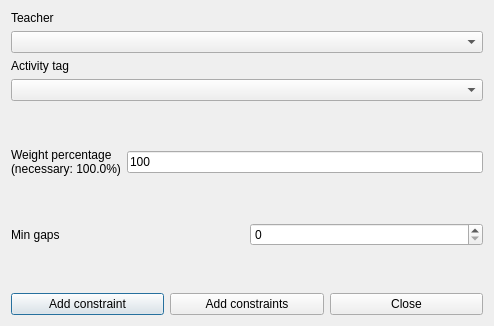
<?xml version="1.0" encoding="UTF-8"?>
<ui version="4.0">
 <class>AddConstraintTeacherMinGapsBetweenActivityTagBetweenMorningAndAfternoonForm_template</class>
 <widget class="QDialog" name="AddConstraintTeacherMinGapsBetweenActivityTagBetweenMorningAndAfternoonForm_template">
  <property name="geometry">
   <rect>
    <x>0</x>
    <y>0</y>
    <width>494</width>
    <height>326</height>
   </rect>
  </property>
  <property name="windowTitle">
   <string extracomment="This is the title of the dialog to add a new constraint of this type">Add teacher min gaps between activity tag between morning and afternoon</string>
  </property>
  <layout class="QVBoxLayout" name="verticalLayout_2">
   <item>
    <layout class="QVBoxLayout" name="verticalLayout">
     <item>
      <widget class="QLabel" name="teachersTextLabel">
       <property name="frameShape">
        <enum>QFrame::NoFrame</enum>
       </property>
       <property name="frameShadow">
        <enum>QFrame::Plain</enum>
       </property>
       <property name="text">
        <string>Teacher</string>
       </property>
       <property name="wordWrap">
        <bool>false</bool>
       </property>
      </widget>
     </item>
     <item>
      <widget class="QComboBox" name="teacherComboBox">
       <property name="editable">
        <bool>false</bool>
       </property>
       <property name="insertPolicy">
        <enum>QComboBox::NoInsert</enum>
       </property>
       <property name="duplicatesEnabled">
        <bool>false</bool>
       </property>
      </widget>
     </item>
     <item>
      <widget class="QLabel" name="activityTagTextLabel">
       <property name="frameShape">
        <enum>QFrame::NoFrame</enum>
       </property>
       <property name="frameShadow">
        <enum>QFrame::Plain</enum>
       </property>
       <property name="text">
        <string>Activity tag</string>
       </property>
       <property name="wordWrap">
        <bool>false</bool>
       </property>
      </widget>
     </item>
     <item>
      <widget class="QComboBox" name="activityTagComboBox">
       <property name="editable">
        <bool>false</bool>
       </property>
       <property name="insertPolicy">
        <enum>QComboBox::NoInsert</enum>
       </property>
       <property name="duplicatesEnabled">
        <bool>false</bool>
       </property>
      </widget>
     </item>
    </layout>
   </item>
   <item>
    <spacer name="spacer1">
     <property name="orientation">
      <enum>Qt::Vertical</enum>
     </property>
     <property name="sizeType">
      <enum>QSizePolicy::Expanding</enum>
     </property>
     <property name="sizeHint" stdset="0">
      <size>
       <width>20</width>
       <height>31</height>
      </size>
     </property>
    </spacer>
   </item>
   <item>
    <layout class="QHBoxLayout" name="horizontalLayout">
     <item>
      <widget class="QLabel" name="weightTextLabel">
       <property name="frameShape">
        <enum>QFrame::NoFrame</enum>
       </property>
       <property name="frameShadow">
        <enum>QFrame::Plain</enum>
       </property>
       <property name="text">
        <string>Weight percentage
(necessary: 100.0%)</string>
       </property>
       <property name="wordWrap">
        <bool>false</bool>
       </property>
      </widget>
     </item>
     <item>
      <widget class="QLineEdit" name="weightLineEdit">
       <property name="text">
        <string notr="true">100</string>
       </property>
      </widget>
     </item>
    </layout>
   </item>
   <item>
    <spacer name="spacer1_2">
     <property name="orientation">
      <enum>Qt::Vertical</enum>
     </property>
     <property name="sizeType">
      <enum>QSizePolicy::Expanding</enum>
     </property>
     <property name="sizeHint" stdset="0">
      <size>
       <width>20</width>
       <height>18</height>
      </size>
     </property>
    </spacer>
   </item>
   <item>
    <layout class="QHBoxLayout" name="horizontalLayout_2">
     <item>
      <widget class="QLabel" name="minGapsTextLabel">
       <property name="frameShape">
        <enum>QFrame::NoFrame</enum>
       </property>
       <property name="frameShadow">
        <enum>QFrame::Plain</enum>
       </property>
       <property name="text">
        <string>Min gaps</string>
       </property>
       <property name="wordWrap">
        <bool>false</bool>
       </property>
      </widget>
     </item>
     <item>
      <widget class="QSpinBox" name="minGapsSpinBox"/>
     </item>
    </layout>
   </item>
   <item>
    <spacer name="spacer1_3">
     <property name="orientation">
      <enum>Qt::Vertical</enum>
     </property>
     <property name="sizeType">
      <enum>QSizePolicy::Expanding</enum>
     </property>
     <property name="sizeHint" stdset="0">
      <size>
       <width>20</width>
       <height>16</height>
      </size>
     </property>
    </spacer>
   </item>
   <item>
    <layout class="QHBoxLayout">
     <item>
      <widget class="QPushButton" name="addConstraintPushButton">
       <property name="text">
        <string>Add constraint</string>
       </property>
      </widget>
     </item>
     <item>
      <widget class="QPushButton" name="addConstraintsPushButton">
       <property name="text">
        <string>Add constraints</string>
       </property>
      </widget>
     </item>
     <item>
      <widget class="QPushButton" name="closePushButton">
       <property name="text">
        <string>Close</string>
       </property>
      </widget>
     </item>
    </layout>
   </item>
  </layout>
 </widget>
 <layoutdefault spacing="6" margin="11"/>
 <resources/>
 <connections/>
</ui>
